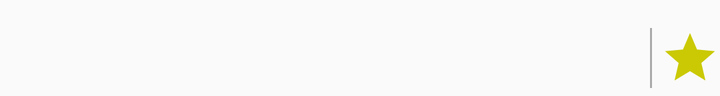
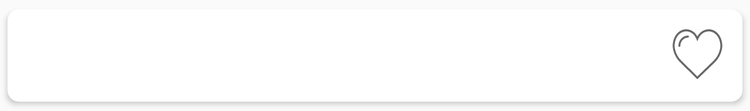

Compare how this app lays out the same screen by default and in its alternative resource folder. The renders come first, then the two layout files and the values they reference.
<!-- AndroidManifest.xml: application theme AppTheme -->
<!-- res/layout/adapter_oracao.xml -->
<?xml version="1.0" encoding="utf-8"?>
<android.support.constraint.ConstraintLayout xmlns:android="http://schemas.android.com/apk/res/android"
    xmlns:app="http://schemas.android.com/apk/res-auto"
    xmlns:tools="http://schemas.android.com/tools"
    android:id="@+id/fragment_santo"
    android:layout_width="match_parent"
    android:layout_height="wrap_content"
    tools:context="rz.com.catolico.fragments.FragmentOracao"
    android:layout_marginTop="@dimen/activity_vertical_margin">

        <TextView
            android:id="@+id/txtOracao"
            android:layout_width="wrap_content"
            android:layout_height="wrap_content"
            android:lines="1"
            android:textAppearance="@style/TextAppearance.AppCompat.Subhead"
            app:layout_constraintLeft_toLeftOf="parent"
            app:layout_constraintTop_toTopOf="parent"
            tools:text="@sample/oracoes.json/names/short_names/name" />

        <TextView
            android:id="@+id/txt_categoria"
            android:layout_width="wrap_content"
            android:layout_height="wrap_content"
            android:lines="1"
            android:textAppearance="@style/TextAppearance.AppCompat.Caption"
            app:layout_constraintLeft_toLeftOf="parent"
            app:layout_constraintTop_toBottomOf="@+id/txtOracao"
            tools:text="@sample/oracoes.json/names/categories_example/name" />

        <android.support.v7.widget.AppCompatImageButton
            android:id="@+id/favorite_button"
            android:layout_width="30dp"
            android:layout_height="30dp"
            android:background="?selectableItemBackground"
            android:contentDescription="Favorite Pray"
            android:scaleType="fitCenter"
            app:layout_constraintBottom_toBottomOf="parent"
            app:layout_constraintEnd_toEndOf="parent"
            app:layout_constraintTop_toTopOf="parent"
            app:srcCompat="@drawable/ic_favorite_star_selected"
            tools:ignore="HardcodedText" />

        <View
            android:id="@+id/divider_line"
            android:layout_width="1dp"
            android:layout_height="30dp"
            android:layout_marginEnd="04dp"
            android:background="@android:color/darker_gray"
            app:layout_constraintBottom_toBottomOf="parent"
            app:layout_constraintRight_toLeftOf="@+id/favorite_button"
            app:layout_constraintTop_toTopOf="parent" />

        <android.support.v7.widget.AppCompatImageButton
            android:id="@+id/share_button"
            android:layout_width="30dp"
            android:layout_height="30dp"
            android:layout_marginEnd="4dp"
            android:background="?selectableItemBackground"
            android:scaleType="fitCenter"
            app:layout_constraintBottom_toBottomOf="parent"
            app:layout_constraintRight_toRightOf="@id/divider_line"
            app:layout_constraintTop_toTopOf="parent"
            app:srcCompat="@drawable/ic_share_gray_24dp" />

    </android.support.constraint.ConstraintLayout>
<!-- resources referenced by this layout -->
<resources>
  <dimen name="activity_vertical_margin">10dp</dimen>
  <!-- drawable ic_favorite_star_selected (drawable) -->
  <vector xmlns:android="http://schemas.android.com/apk/res/android"
      android:width="24dp"
      android:height="24dp"
      android:tint="#CAC904"
      android:viewportWidth="24.0"
      android:viewportHeight="24.0">
      <path
          android:fillColor="#FF000000"
          android:pathData="M12,17.27L18.18,21l-1.64,-7.03L22,9.24l-7.19,-0.61L12,2 9.19,8.63 2,9.24l5.46,4.73L5.82,21z" />
  </vector>
  <style name="AppTheme" parent="Theme.AppCompat.Light.DarkActionBar">
          
          <item name="colorPrimary">@color/colorPrimary</item>
          <item name="colorPrimaryDark">@color/colorPrimaryDark</item>
          <item name="colorAccent">@color/colorAccent</item>
          <item name="windowNoTitle">true</item>
          <item name="android:statusBarColor">@color/red</item>
      </style>
  <color name="colorPrimary">#3F51B5</color>
  <color name="colorPrimaryDark">#303F9F</color>
  <color name="colorAccent">#FF4081</color>
  <color name="red">#DF0101</color>
</resources>
<!-- res/layout-sw600dp/adapter_oracao.xml (the repository's variant of the layout above) -->
<!-- drawn on a 7-inch tablet held upright -->
<?xml version="1.0" encoding="utf-8"?>
<android.support.v7.widget.CardView xmlns:android="http://schemas.android.com/apk/res/android"
    xmlns:app="http://schemas.android.com/apk/res-auto"
    xmlns:tools="http://schemas.android.com/tools"
    android:id="@+id/contact_card_view"
    android:layout_width="match_parent"
    android:layout_height="wrap_content"
    android:layout_gravity="center"
    android:animateLayoutChanges="true"
    android:clickable="true"
    android:focusable="true"
    android:foreground="?attr/selectableItemBackground"
    android:padding="16dp"
    app:cardCornerRadius="9dp"
    app:cardElevation="3dp"
    app:cardUseCompatPadding="true"
    tools:ignore="MissingDefaultResource">

    <LinearLayout
        android:layout_width="match_parent"
        android:layout_height="wrap_content"
        android:layout_margin="8dp"
        android:layout_marginBottom="@dimen/activity_vertical_margin"
        android:orientation="vertical">

        <android.support.constraint.ConstraintLayout
            android:layout_width="match_parent"
            android:layout_height="wrap_content">

            <TextView
                android:id="@+id/txt_oracao"
                android:layout_width="wrap_content"
                android:layout_height="wrap_content"
                android:layout_marginStart="8dp"
                android:textAppearance="@style/TextAppearance.AppCompat.Subhead"
                app:layout_constraintLeft_toLeftOf="parent"
                app:layout_constraintTop_toTopOf="parent"
                tools:text="@sample/santos.json/names/short_names/name" />

            <TextView
                android:id="@+id/txt_categoria"
                android:layout_width="wrap_content"
                android:layout_height="wrap_content"
                android:layout_marginStart="8dp"
                android:layout_marginTop="4dp"
                android:textAppearance="@style/TextAppearance.AppCompat.Body1"
                android:textColor="@android:color/darker_gray"
                app:layout_constraintTop_toBottomOf="@+id/txt_oracao"
                app:layout_constraintLeft_toLeftOf="parent"
                tools:text="@sample/santos.json/names/datas_exemplo/data" />

            <android.support.v7.widget.AppCompatImageView
                android:id="@+id/img_favorite_pray"
                android:layout_width="40dp"
                android:layout_height="40dp"
                android:layout_marginEnd="8dp"
                android:layout_marginTop="8dp"
                android:contentDescription="Favorite Pray"
                android:scaleType="fitCenter"
                app:layout_constraintEnd_toEndOf="parent"
                app:layout_constraintTop_toTopOf="parent"
                tools:ignore="HardcodedText"
                tools:srcCompat="@drawable/ic_favorite_heart_unselected" />

        </android.support.constraint.ConstraintLayout>


    </LinearLayout>


</android.support.v7.widget.CardView>
<!-- resources referenced by the variant -->
<!-- as a 7-inch tablet held upright resolves them -->
<resources>
  <!-- from res/values-sw600dp/ -->
  <dimen name="activity_vertical_margin">24dp</dimen>
  <!-- drawable ic_favorite_heart_unselected (drawable) -->
  <vector xmlns:android="http://schemas.android.com/apk/res/android"
      android:width="24dp"
      android:height="24dp"
      android:viewportWidth="52"
      android:viewportHeight="48">
      <path
          android:name="Forma 1"
          android:fillColor="#676767"
          android:pathData="m16.08 6.03c-5.47 0 -9.92 4.46 -9.92 9.93c0 0.55 0.44 0.99 0.99 0.99c0.55 0 0.99 -0.44 0.99 -0.99c0 -4.38 3.56 -7.95 7.94 -7.95c0.55 0 0.99 -0.44 0.99 -0.99c0 -0.55 -0.44 -0.99 -0.99 -0.99zm-1.83 -4.05c4.65 0 8.74 2.86 10.68 7.46l0.91 2.17l0.91 -2.17c1.91 -4.53 6.22 -7.46 10.98 -7.46c6.3 0 11.34 5.28 12 12.64c0 0.02 0.29 1.7 -0.41 4.67c-0.98 4.14 -3.24 7.92 -6.54 10.91l-16.94 15.13l-16.65 -15.13c-3.3 -3 -5.57 -6.77 -6.54 -10.91c-0.7 -2.98 -0.41 -4.66 -0.41 -4.67l0.01 -0.1c0.64 -7.27 5.69 -12.55 11.99 -12.55zm0 -1.99c-7.34 0 -13.21 6.02 -13.96 14.32c-0.06 0.37 -0.3 2.3 0.44 5.44c1.07 4.54 3.54 8.66 7.14 11.93l17.97 16.33l18.28 -16.33c3.6 -3.27 6.07 -7.39 7.14 -11.93c0.74 -3.14 0.5 -5.07 0.44 -5.44c-0.75 -8.3 -6.62 -14.32 -13.96 -14.32c-4.89 0 -9.37 2.63 -11.89 6.86c-2.5 -4.28 -6.79 -6.86 -11.6 -6.86z" />
  </vector>
  <!-- from res/values-sw600dp/ -->
  <style name="AppTheme" parent="Theme.AppCompat.Light.DarkActionBar">
          <item name="colorPrimary">@color/colorPrimary</item>
          <item name="colorPrimaryDark">@color/colorPrimaryDark</item>
          <item name="colorAccent">@color/colorAccent</item>
          <item name="windowNoTitle">true</item>
          <item name="android:textSize">20sp</item>
          <item name="android:statusBarColor">@color/red</item>
      </style>
  <color name="colorPrimary">#3F51B5</color>
  <color name="colorPrimaryDark">#303F9F</color>
  <color name="colorAccent">#FF4081</color>
  <color name="red">#DF0101</color>
</resources>
